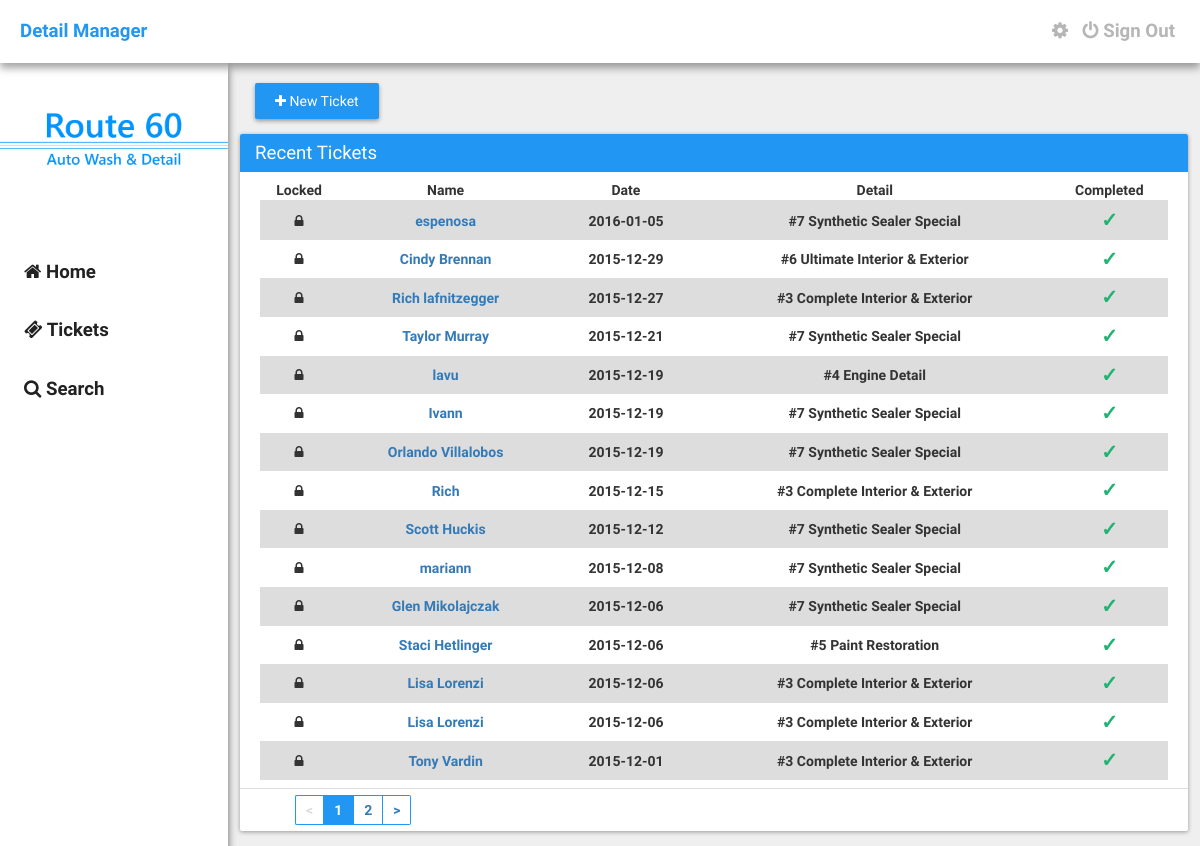
The page /tickets.php (signed in) on the database its author committed.
### tables this page shows
CREATE TABLE IF NOT EXISTS `detail_tickets` (
  `id` int(11) NOT NULL AUTO_INCREMENT,
  `locked` int(11) NOT NULL DEFAULT '0',
  `first_name` text NOT NULL,
  `last_name` text NOT NULL,
  `phone_number` varchar(32) NOT NULL,
  `date` date NOT NULL,
  `vehicle_make` text NOT NULL,
  `vehicle_model` text NOT NULL,
  `vehicle_color` text NOT NULL,
  `discount` int(11) NOT NULL,
  `services` varchar(32) NOT NULL,
  `pre_paid_done` varchar(32) NOT NULL,
  `user_id` varchar(32) NOT NULL,
  `ticket_id` varchar(32) NOT NULL,
  `notes` text NOT NULL,
  `ticket_creator` text NOT NULL,
  `engine` varchar(2) NOT NULL DEFAULT '0',
  `wax` varchar(2) NOT NULL DEFAULT '0',
  `mat` varchar(2) NOT NULL DEFAULT '0',
  PRIMARY KEY (`id`)
);

### assets/core/init.php (called while the page is built, shortened)
<?php
	$site = "http://".$_SERVER['SERVER_NAME']."";
	require("functions/users.php");
	if(logged_in() === true) {
		$session_user_id = $_SESSION['user_id'];
		$user_data = user_data($session_user_id, 'user_id', 'username', 'password', 'avatar', 'active', 'zipcode', 'name');
	}

### assets/core/functions/users.php (called while the page is built, shortened)
<?php
	function user_data($user_id) {
		$user_id = (int)$user_id;
		$func_num_args = func_num_args();
		$func_get_args = func_get_args();
		if($func_num_args > 1) {
			unset($func_get_args[0]);
			$fields = '`'.implode('`, `', $func_get_args).'`';
			$data = mysql_fetch_assoc(mysql_query("SELECT $fields FROM `detail_users` WHERE `user_id`='$user_id'"));
			return $data;
		}
	}
	function logged_in() {
		return (isset($_SESSION['user_id'])) ? true : false;
	}
?>

### tickets.php (the view, shortened to what this page needs)
<?php require("./assets/core/init.php"); require("./include/navbar.php"); ?>
<?php
        $tbl_name = "detail_tickets";
        $adjacents = 2;
        $query = "SELECT COUNT(*) as num FROM $tbl_name";
        $total_pages = mysql_fetch_array(mysql_query($query));
        $total_pages = $total_pages[0];
        $targetpage = "tickets";
        $limit = 15;
        $page = $_GET['page'];
        if($page)
            $start = ($page - 1) * $limit;
        else
            $start = 0;
        $sql = "SELECT * FROM $tbl_name ORDER BY id DESC LIMIT $start, $limit";
        $result2 = mysql_query($sql);
        if ($page == 0) $page = 1;
        $prev = $page - 1;
        $next = $page + 1;
        $lastpage = ceil($total_pages/$limit);
        $pagination = "";
        if($lastpage > 1)
        {
            $pagination .= "<ul class='pagination' style='margin: 0px;'>";
            if ($page > 1)
                $pagination.= "<li class='left'><a href='$targetpage?page=$prev'><</a></li>";
            else
                $pagination.= "<li class='disabledpage left'><a href='#'><</a></li>";
            if ($lastpage < 7 + ($adjacents * 2))
            {
                for ($counter = 1; $counter <= $lastpage; $counter++)
                {
                    if ($counter == $page)
                        $pagination.= "<li class='active'><a href='#'>$counter</a></li>";
                    else
                        $pagination.= "<li class='waves-effect'><a href='$targetpage?page=$counter'>$counter</a></li>";
                }
            }
            if ($page < $counter - 1)
                $pagination.= "<li class='right'><a href='$targetpage?page=$next'>></a></li>";
            else
                $pagination.= "<li class='disabledpage right'><a href='#'>></a></li>";
            $pagination.= "</ul>\n";
        }
    ?>
	<div class="container">
		<a href="<?php echo $site; ?>/new"><div class="button-raised" style="width: auto;"><i class="fa fa-plus"></i> New Ticket</div></a>
		<div class="row">
			<div class="col-md-45">
				<div class="card">
					<div class="card-title">Recent Tickets</div>
					<div class="card-content">
						<table class="table" padding="10" style="text-align: center;">
							<thead>
								<tr>
                                    <th>Locked</th>
									<th>Name</th>
									<th>Date</th>
									<th>Detail</th>
									<th>Completed</th>
								</tr>
							</thead>
							<tbody>
								<?php
								while($row = mysql_fetch_array($result2)) {
									$services = $row['services'];
									$options = $row['pre_paid_done'];
									if($services == 'wax'){
			                            $servicetitle = "Meguiar's Wax";
			                        }elseif($services == 1) {
			                            $servicetitle = "#1 Interior Only Detail";
			                        }
			                        elseif($services == 2) {
			                            $servicetitle = "#2 Exterior Only Detail";
			                        }
			                        elseif($services == 3) {
			                            $servicetitle = "#3 Complete Interior & Exterior";
			                        }
			                        elseif($services == 4) {
			                            $servicetitle = "#4 Engine Detail";
			                        }
			                        elseif($services == 5) {
			                            $servicetitle = "#5 Paint Restoration";
			                        }
			                        elseif($services == 6) {
			                            $servicetitle = "#6 Ultimate Interior & Exterior";
			                        }
			                        elseif($services == 7) {
                                        $servicetitle = "#7 Synthetic Sealer Special";
                                    }
                                    elseif($services == "hw") {
                                        $servicetitle = "Hand Wash - Car";
                                    }
                                    elseif($services == "hwfs") {
                                        $servicetitle = "Hand Wash - Car w/ Full Service";
                                    }
                                    elseif($services == "hwsuv") {
                                        $servicetitle = "Hand Wash - SUV";
                                    }
                                    elseif($services == "hwsuvfs") {
                                        $servicetitle = "Hand Wash - SUV w/ Full Service";
                                    }
			                        if($options == 'Prepaid') {
			                            $option = "<center><h6 style='color: #E14747; margin: 0px; font-size: 20px;'>X</h6></center>";
			                        }elseif($options == 'Paid/Completed') {
			                            $option = "<center><h6 style='color: #20B473; margin: 0px; font-size: 20px;'>&check;</h6></center>";
			                        }elseif($options == 'Appointment') {
                                        $option = "<center><h6 style='color: #FFC017; margin: 0px; font-size: 20px;'><i class='fa fa-clock-o'></i></h6></center>";
                                    }
                                    if($row['locked'] == 0) {
                                        $locking = "<i class='fa fa-unlock'></i>";
                                    }elseif($row['locked'] == 1) {
                                        $locking = "<i class='fa fa-lock'></i>";
                                    }
			                        echo '<tr>';
                                    echo '<td>'.$locking.'</td>';
			                        echo '<td><a href="'.$site.'/ticket?id='.$row['ticket_id'].'">'.$row['first_name'].' '.$row['last_name'].'</a></td>';
			                        echo '<td>'.$row['date'].'</td>';
			                        echo '<td>'.$servicetitle.'</td>';
			                        echo '<td>'.$option.'</td>';
			                        echo '</tr>';
								}
							?>
							</tbody>
						</table>
					</div>
					<div class="card-footer">
						<?=$pagination?>
					</div>
				</div>
			</div>
		</div>
	</div>
<?php require("./include/footer.php"); ?>

### include/navbar.php (shortened to what this page needs)
<!DOCTYPE html>
<html>
<head>
	<link rel="stylesheet" type="text/css" href="<?php echo $site; ?>/assets/css/bootstrap.min.css">
	<link rel="stylesheet" type="text/css" href="<?php echo $site; ?>/assets/css/main.css" />
	<link rel="stylesheet" href="https://maxcdn.bootstrapcdn.com/font-awesome/4.4.0/css/font-awesome.min.css">
</head>
<body>
	<div class="nav">
		<a href="<?php echo $site; ?>" class="brand">Detail Manager</a>
		<div class="right">
			<?php
				if(logged_in() === true) {
					if($user_data['username'] == "route60admin") {
						echo '<a href="'.$site.'/settings" class="navigation"><i class="fa fa-cog"></i></a>';
					}else{
						echo '';
					}
				}else{
					echo '';
				}
			?>
			<?php
				if(logged_in() === true) {
					echo '<a href="/signout" class="navigation"><i class="fa fa-power-off"></i> Sign Out</a>';
				}else{
					echo '<a href="/signin" class="navigation"><i class="fa fa-power-off"></i> Sign In</a>';
				}
			?>
		</div>
	</div>
	<div class="left-nav">
		<div class="header">
		</div>
		<div class="links">
			<a href="<?php echo $site; ?>"><i class="fa fa-home"></i> Home</a>
			<a href="<?php echo $site; ?>/tickets?page=1"><i class="fa fa-ticket"></i> Tickets</a>
			<a href="<?php echo $site; ?>/search"><i class="fa fa-search"></i> Search</a>
		</div>
	</div>

### include/footer.php
</body>
</html>

### assets/css/main.css (style rules this page uses)
body { margin: 0px; padding: 0px; height: 100%; font-weight: bold; min-height: 100%; background: #EFEFEF; font-family: "RobotoDraft", Arial, sans-serif, Helvetica; }
.left { float: left; }
.right { float: right; }
.nav { width: 100%; z-index: 9999; font-size: 14pt; padding: 18px 20px; position: relative; background: #FFFFFF; box-sizing: border-box; -moz-box-sizing: border-box; -webkit-box-sizing: border-box; box-shadow: 0 5px 8px rgba(0, 0, 0, 0.37); }
.nav > .brand { color: #2196F3; font-weight: bold; text-decoration: none; transition: all 0.18s ease; }
.nav > .right > a { color: #B6B6B6; margin-left: 5px; margin-right: 5px; transition: all 0.18s ease; }
.left-nav { width: 19%; height: 100%; z-index: 9998; position: fixed; background: #FFFFFF; box-shadow: 0 5px 8px rgba(0, 0, 0, 0.58); }
.left-nav > .header { width: 100%; height: 150px; }
.left-nav > .links { width: 100%; margin-top: 30px; }
.left-nav > .links > a { width: 100%; color: #212121; display: block; font-size: 14pt; padding: 16px 24px; text-decoration: none; box-sizing: border-box; transition: all 0.18s ease; -moz-box-sizing: border-box; -webkit-box-sizing: border-box; }
.container { width: 79%; float: right; margin-top: 20px; margin-left: 20px; margin-right: 12px; }
.card { width: 100%; margin-top: 15px; border-radius: 2px; margin-bottom: 15px; background: #FFFFFF; box-shadow: 0 1px 4px rgba(0, 0, 0, 0.37); }
.card > .card-title { color: #FFFFFF; font-size: 14pt; font-weight: 300; padding: 6px 15px; background: #2196F3; border-top-left-radius: 2px; border-top-right-radius: 2px; }
.card > .card-content { padding: 8px 20px; }
.card > .card-footer { padding: 6px 15px; border-top: 1px solid #DDDDDD; }
.table { width: 100%; }
.table > thead > tr { padding: 1px 5px; border-bottom: 1px solid #DDDDDD; }
.table > tbody > tr:nth-child(odd) { background: #DDDDDD; }
td { padding: 5px; }
.button-raised { width: 100%; border: none; color: #FFFFFF; font-weight: 500; padding: 8px 20px; text-align: center; border-radius: 2px; background: #2196F3; display: inline-block; transition: all 0.3s ease; box-shadow: 0 2px 4px rgba(0, 0, 0, 0.37); }
.pagination { list-style: none; }
.pagination > li { float: left; color: #2196F3; padding: 4px 10px; display: inline-block; border: 1px solid #2196F3; }
.pagination .active { color: #FFF; background: #2196F3; }
.pagination .active > a { color: #FFFFFF; }
.pagination .disabledpage { float: left; color: #DDDDDD; background: #FFFFFF; pointer-events: none; }
.pagination .disabledpage > a { color: #DDDDDD; background: #FFFFFF; }
.pagination .left { border-right: 0px; border-top-left-radius: 2px; border-bottom-left-radius: 2px; }
.pagination .right { border-left: 0px; border-top-right-radius: 2px; border-bottom-right-radius: 2px; }

### rows shown on the page
detail_tickets: locked 1 (drawn), first_name "espenosa", date "2016-01-05", services "#7 Synthetic Sealer Special"
detail_tickets: locked 1 (drawn), first_name "Cindy", last_name "Brennan", date "2015-12-29", services "#6 Ultimate Interior & Exterior"
detail_tickets: locked 1 (drawn), first_name "Rich", last_name "lafnitzegger", date "2015-12-27", services "#3 Complete Interior & Exterior"
detail_tickets: locked 1 (drawn), first_name "Taylor", last_name "Murray", date "2015-12-21", services "#7 Synthetic Sealer Special"
detail_tickets: locked 1 (drawn), first_name "lavu", date "2015-12-19", services "#4 Engine Detail"
detail_tickets: locked 1 (drawn), first_name "Ivann", date "2015-12-19", services "#7 Synthetic Sealer Special"
detail_tickets: locked 1 (drawn), first_name "Orlando", last_name "Villalobos", date "2015-12-19", services "#7 Synthetic Sealer Special"
detail_tickets: locked 1 (drawn), first_name "Rich", date "2015-12-15", services "#3 Complete Interior & Exterior"
detail_tickets: locked 1 (drawn), first_name "Scott", last_name "Huckis", date "2015-12-12", services "#7 Synthetic Sealer Special"
detail_tickets: locked 1 (drawn), first_name "mariann", date "2015-12-08", services "#7 Synthetic Sealer Special"
detail_tickets: locked 1 (drawn), first_name "Glen", last_name "Mikolajczak", date "2015-12-06", services "#7 Synthetic Sealer Special"
detail_tickets: locked 1 (drawn), first_name "Staci", last_name "Hetlinger", date "2015-12-06", services "#5 Paint Restoration"
detail_tickets: locked 1 (drawn), first_name "Lisa", last_name "Lorenzi", date "2015-12-06", services "#3 Complete Interior & Exterior"
detail_tickets: locked 1 (drawn), first_name "Lisa", last_name "Lorenzi", date "2015-12-06", services "#3 Complete Interior & Exterior"
detail_tickets: locked 1 (drawn), first_name "Tony", last_name "Vardin", date "2015-12-01", services "#3 Complete Interior & Exterior"
